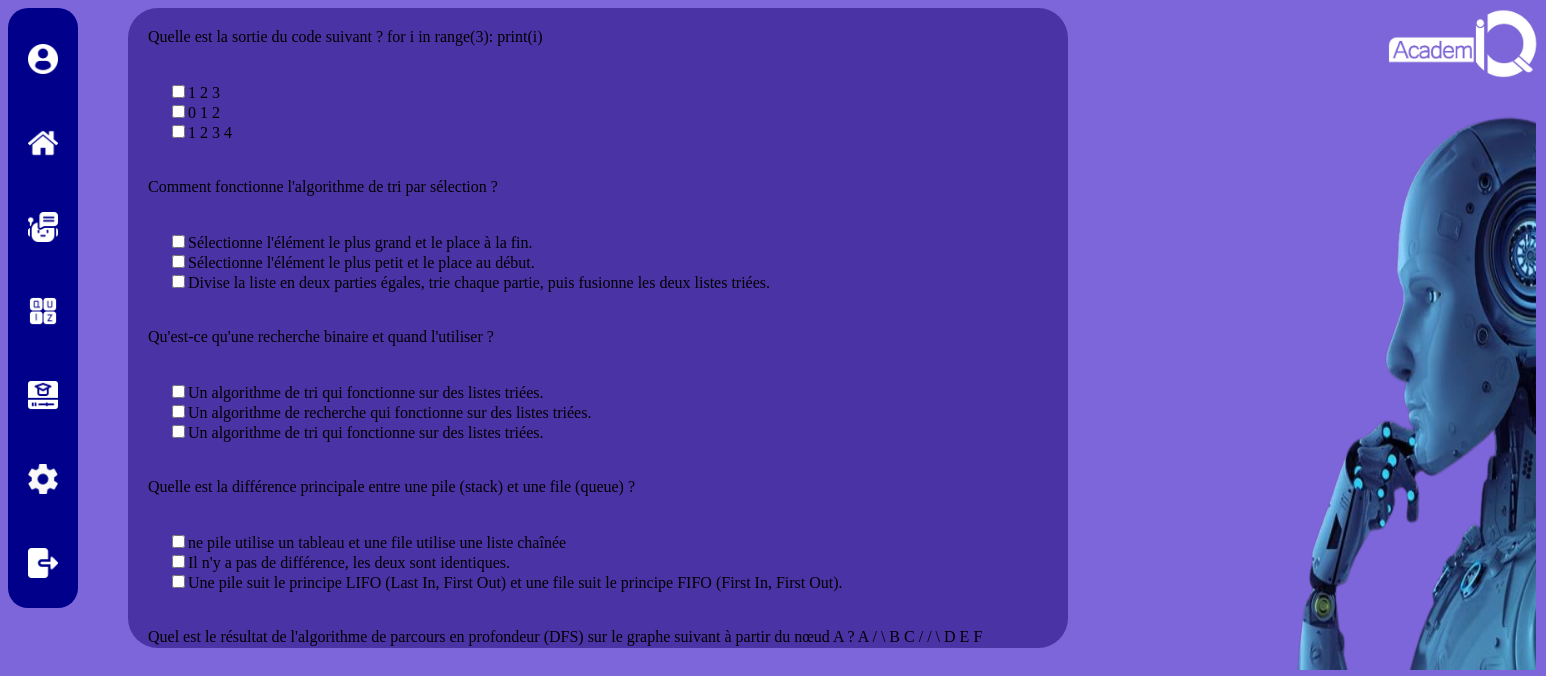
Page /Positioning/question/ on the committed database.
### Positioning/models.py (models this page shows)
class Question(models.Model):
    question = models.TextField()
    def __str__(self):
        return self.question

class Choice(models.Model):
    Question = models.ForeignKey(Question, on_delete=models.CASCADE)
    text = models.TextField()
    is_correct = models.BooleanField(default=False)
    def __str__(self):
        return self.text

### Positioning/views.py (the view)
# urls.py: path('question/', Quiz.as_view(), name='Question_list'),
class Quiz(View):
   def get(self, request):
       question = Question.objects.all()
       return render(request,'positioning.html', {'question':question})

### Positioning/templates/positioning.html (shortened to what this page needs)
{% extends "base.html" %}
{% block content %}
{% load static %}
<link rel="stylesheet" href="{% static "css/positioning.css" %}">
<form action="{% url "Positioning" %}" method="post">
<div class="quiz">
    {% for question in question  %}
    <li> {{question}}</li>
    <ul>
        {% for choice in question.choice_set.all %}
            <li>
                <input type="checkbox" name="question_{{question.id}} value='{{choice.id}}">{{choice}}
            </li>
        {% endfor %}
    </ul>
    {% endfor %}
</div>
</form>
<img src="{% static 'img/insurance_AI.480x480.65229577-removebg-preview.png' %}" class="IA">
{% endblock content %}

### templates/base.html (shortened to what this page needs)
<!DOCTYPE html>
<html lang='fr'>
<html>
    <head>
        {% load static %}
        <link rel="stylesheet" href="{% static 'css/base.css' %}">
    <body>
    </head>
    {% block header %}
    <img src="{% static 'img/logo.png' %}" alt="home_icons" class='logo'>
    {% endblock header %}
<div class='body'>
      {% block nav %}
    <nav>
        <ul>
            <img src="{% static 'img/utilisateur-de-profil.png' %}" alt="home_icons">
            <a href="#"><li><img src="{% static 'img/acceuil.png' %}" alt="home_icons"></li></a>
            <a href="#"><li><img src="{% static 'img/chatbot.png' %}" alt="Course_icons"></li></a>
            <a href="#"><li><img src="{% static 'img/quiz.png' %}" alt="Quiz_icons"></li></a>
            <a href="#"><li><img src="{% static 'img/lecon-video.png' %}" alt="Course_icons"></li></a>
            <a href="#"><li><img src="{% static 'img/bouton-de-reglage-de-la-roue-dentee.png' %}" alt="reglage_icons"></li></a>
            <a href="#"><li><img src="{% static 'img/se-deconnecter.png' %}" alt="logouut_icons"></li></a>
        </ul>
    </nav>
      {% endblock %}
      {% block content %}           {% endblock content %}
</div>
    </body>
    </html>

### static/css/base.css (style rules this page uses)
body { background-color: #7d65da; }
.body { display: flex; overflow: hidden; }
nav { background-color: darkblue; margin: 00px 50px 0px 0px; padding: 0px 0px 100px 0px; height: 500px; width: max-content; border-radius: 20px; }
ul { padding: 20px; }
ul li { list-style-type: none; font-style: none; margin: 00px 00px 0px 0px ; }
img { width: 30px; height: 30px; margin-bottom: 50px; }
img[class='logo'] { width: 150px; height: 70px; padding: 0px; margin: 0px; float: right; z-index: 1; }

### static/css/positioning.css (style rules this page uses)
form { background-color: #4a33a4; width: 900px; height: 600px; padding: 20px; border-radius: 30px; overflow: auto; color: black; }
li { list-style-type: none; text-decoration: none; }
img[class="IA"] { width: 400px; height: 570px; position: absolute; left: 1136px; top: 100px; }

### rows in the picture
Question: question "Quelle est la sortie du code suivant ? for i in range(3): print(i)"
Choice: text "1 2 3"
Choice: text "0 1 2"
Choice: text "1 2 3 4"
Question: question "Comment fonctionne l'algorithme de tri par sélection ?"
Choice: text "Sélectionne l'élément le plus grand et le place à la fin."
Choice: text "Sélectionne l'élément le plus petit et le place au début."
Choice: text "Divise la liste en deux parties égales, trie chaque partie, puis fusionne les deux listes triées."
Question: question "Qu'est-ce qu'une recherche binaire et quand l'utiliser ?"
Choice: text "Un algorithme de tri qui fonctionne sur des listes triées."
Choice: text "Un algorithme de recherche qui fonctionne sur des listes triées."
Choice: text "Un algorithme de tri qui fonctionne sur des listes triées."
Question: question "Quelle est la différence principale entre une pile (stack) et une file (queue) ?"
Choice: text "ne pile utilise un tableau et une file utilise une liste chaînée"
Choice: text "Il n'y a pas de différence, les deux sont identiques."
Choice: text "Une pile suit le principe LIFO (Last In, First Out) et une file suit le principe FIFO (First In, First Out)."
Question: question "Quel est le résultat de l'algorithme de parcours en profondeur (DFS) sur le graphe suivant à partir du nœud A ? A / \\ B C / / \\ D E F"
